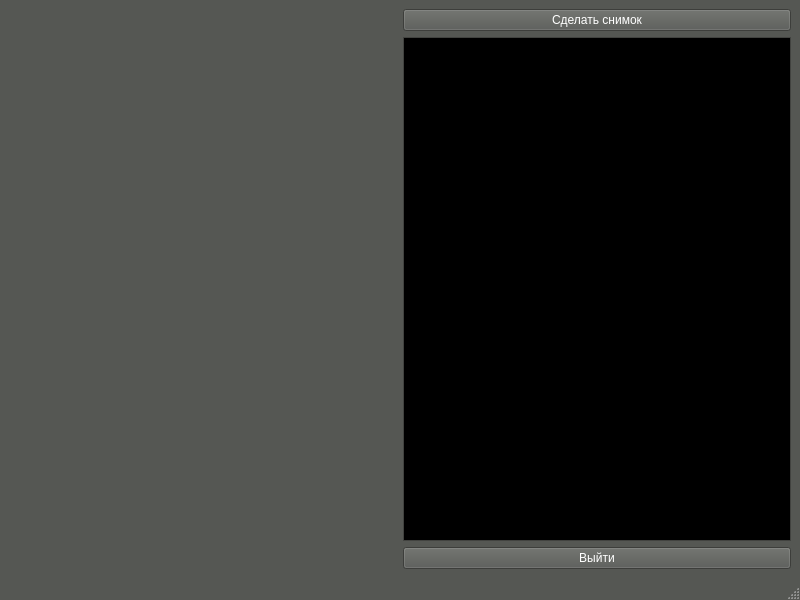
<?xml version="1.0" encoding="UTF-8"?>
<ui version="4.0">
 <class>screeenShotWindow</class>
 <widget class="QMainWindow" name="screeenShotWindow">
  <property name="geometry">
   <rect>
    <x>0</x>
    <y>0</y>
    <width>800</width>
    <height>600</height>
   </rect>
  </property>
  <property name="palette">
   <palette>
    <active>
     <colorrole role="WindowText">
      <brush brushstyle="SolidPattern">
       <color alpha="255">
        <red>255</red>
        <green>255</green>
        <blue>255</blue>
       </color>
      </brush>
     </colorrole>
     <colorrole role="Button">
      <brush brushstyle="SolidPattern">
       <color alpha="255">
        <red>85</red>
        <green>87</green>
        <blue>83</blue>
       </color>
      </brush>
     </colorrole>
     <colorrole role="Light">
      <brush brushstyle="SolidPattern">
       <color alpha="255">
        <red>127</red>
        <green>131</green>
        <blue>124</blue>
       </color>
      </brush>
     </colorrole>
     <colorrole role="Midlight">
      <brush brushstyle="SolidPattern">
       <color alpha="255">
        <red>106</red>
        <green>109</green>
        <blue>103</blue>
       </color>
      </brush>
     </colorrole>
     <colorrole role="Dark">
      <brush brushstyle="SolidPattern">
       <color alpha="255">
        <red>42</red>
        <green>43</green>
        <blue>41</blue>
       </color>
      </brush>
     </colorrole>
     <colorrole role="Mid">
      <brush brushstyle="SolidPattern">
       <color alpha="255">
        <red>56</red>
        <green>58</green>
        <blue>55</blue>
       </color>
      </brush>
     </colorrole>
     <colorrole role="Text">
      <brush brushstyle="SolidPattern">
       <color alpha="255">
        <red>255</red>
        <green>255</green>
        <blue>255</blue>
       </color>
      </brush>
     </colorrole>
     <colorrole role="BrightText">
      <brush brushstyle="SolidPattern">
       <color alpha="255">
        <red>255</red>
        <green>255</green>
        <blue>255</blue>
       </color>
      </brush>
     </colorrole>
     <colorrole role="ButtonText">
      <brush brushstyle="SolidPattern">
       <color alpha="255">
        <red>255</red>
        <green>255</green>
        <blue>255</blue>
       </color>
      </brush>
     </colorrole>
     <colorrole role="Base">
      <brush brushstyle="SolidPattern">
       <color alpha="255">
        <red>0</red>
        <green>0</green>
        <blue>0</blue>
       </color>
      </brush>
     </colorrole>
     <colorrole role="Window">
      <brush brushstyle="SolidPattern">
       <color alpha="255">
        <red>85</red>
        <green>87</green>
        <blue>83</blue>
       </color>
      </brush>
     </colorrole>
     <colorrole role="Shadow">
      <brush brushstyle="SolidPattern">
       <color alpha="255">
        <red>0</red>
        <green>0</green>
        <blue>0</blue>
       </color>
      </brush>
     </colorrole>
     <colorrole role="AlternateBase">
      <brush brushstyle="SolidPattern">
       <color alpha="255">
        <red>42</red>
        <green>43</green>
        <blue>41</blue>
       </color>
      </brush>
     </colorrole>
     <colorrole role="ToolTipBase">
      <brush brushstyle="SolidPattern">
       <color alpha="255">
        <red>255</red>
        <green>255</green>
        <blue>220</blue>
       </color>
      </brush>
     </colorrole>
     <colorrole role="ToolTipText">
      <brush brushstyle="SolidPattern">
       <color alpha="255">
        <red>0</red>
        <green>0</green>
        <blue>0</blue>
       </color>
      </brush>
     </colorrole>
     <colorrole role="PlaceholderText">
      <brush brushstyle="SolidPattern">
       <color alpha="128">
        <red>255</red>
        <green>255</green>
        <blue>255</blue>
       </color>
      </brush>
     </colorrole>
    </active>
    <inactive>
     <colorrole role="WindowText">
      <brush brushstyle="SolidPattern">
       <color alpha="255">
        <red>255</red>
        <green>255</green>
        <blue>255</blue>
       </color>
      </brush>
     </colorrole>
     <colorrole role="Button">
      <brush brushstyle="SolidPattern">
       <color alpha="255">
        <red>85</red>
        <green>87</green>
        <blue>83</blue>
       </color>
      </brush>
     </colorrole>
     <colorrole role="Light">
      <brush brushstyle="SolidPattern">
       <color alpha="255">
        <red>127</red>
        <green>131</green>
        <blue>124</blue>
       </color>
      </brush>
     </colorrole>
     <colorrole role="Midlight">
      <brush brushstyle="SolidPattern">
       <color alpha="255">
        <red>106</red>
        <green>109</green>
        <blue>103</blue>
       </color>
      </brush>
     </colorrole>
     <colorrole role="Dark">
      <brush brushstyle="SolidPattern">
       <color alpha="255">
        <red>42</red>
        <green>43</green>
        <blue>41</blue>
       </color>
      </brush>
     </colorrole>
     <colorrole role="Mid">
      <brush brushstyle="SolidPattern">
       <color alpha="255">
        <red>56</red>
        <green>58</green>
        <blue>55</blue>
       </color>
      </brush>
     </colorrole>
     <colorrole role="Text">
      <brush brushstyle="SolidPattern">
       <color alpha="255">
        <red>255</red>
        <green>255</green>
        <blue>255</blue>
       </color>
      </brush>
     </colorrole>
     <colorrole role="BrightText">
      <brush brushstyle="SolidPattern">
       <color alpha="255">
        <red>255</red>
        <green>255</green>
        <blue>255</blue>
       </color>
      </brush>
     </colorrole>
     <colorrole role="ButtonText">
      <brush brushstyle="SolidPattern">
       <color alpha="255">
        <red>255</red>
        <green>255</green>
        <blue>255</blue>
       </color>
      </brush>
     </colorrole>
     <colorrole role="Base">
      <brush brushstyle="SolidPattern">
       <color alpha="255">
        <red>0</red>
        <green>0</green>
        <blue>0</blue>
       </color>
      </brush>
     </colorrole>
     <colorrole role="Window">
      <brush brushstyle="SolidPattern">
       <color alpha="255">
        <red>85</red>
        <green>87</green>
        <blue>83</blue>
       </color>
      </brush>
     </colorrole>
     <colorrole role="Shadow">
      <brush brushstyle="SolidPattern">
       <color alpha="255">
        <red>0</red>
        <green>0</green>
        <blue>0</blue>
       </color>
      </brush>
     </colorrole>
     <colorrole role="AlternateBase">
      <brush brushstyle="SolidPattern">
       <color alpha="255">
        <red>42</red>
        <green>43</green>
        <blue>41</blue>
       </color>
      </brush>
     </colorrole>
     <colorrole role="ToolTipBase">
      <brush brushstyle="SolidPattern">
       <color alpha="255">
        <red>255</red>
        <green>255</green>
        <blue>220</blue>
       </color>
      </brush>
     </colorrole>
     <colorrole role="ToolTipText">
      <brush brushstyle="SolidPattern">
       <color alpha="255">
        <red>0</red>
        <green>0</green>
        <blue>0</blue>
       </color>
      </brush>
     </colorrole>
     <colorrole role="PlaceholderText">
      <brush brushstyle="SolidPattern">
       <color alpha="128">
        <red>255</red>
        <green>255</green>
        <blue>255</blue>
       </color>
      </brush>
     </colorrole>
    </inactive>
    <disabled>
     <colorrole role="WindowText">
      <brush brushstyle="SolidPattern">
       <color alpha="255">
        <red>42</red>
        <green>43</green>
        <blue>41</blue>
       </color>
      </brush>
     </colorrole>
     <colorrole role="Button">
      <brush brushstyle="SolidPattern">
       <color alpha="255">
        <red>85</red>
        <green>87</green>
        <blue>83</blue>
       </color>
      </brush>
     </colorrole>
     <colorrole role="Light">
      <brush brushstyle="SolidPattern">
       <color alpha="255">
        <red>127</red>
        <green>131</green>
        <blue>124</blue>
       </color>
      </brush>
     </colorrole>
     <colorrole role="Midlight">
      <brush brushstyle="SolidPattern">
       <color alpha="255">
        <red>106</red>
        <green>109</green>
        <blue>103</blue>
       </color>
      </brush>
     </colorrole>
     <colorrole role="Dark">
      <brush brushstyle="SolidPattern">
       <color alpha="255">
        <red>42</red>
        <green>43</green>
        <blue>41</blue>
       </color>
      </brush>
     </colorrole>
     <colorrole role="Mid">
      <brush brushstyle="SolidPattern">
       <color alpha="255">
        <red>56</red>
        <green>58</green>
        <blue>55</blue>
       </color>
      </brush>
     </colorrole>
     <colorrole role="Text">
      <brush brushstyle="SolidPattern">
       <color alpha="255">
        <red>42</red>
        <green>43</green>
        <blue>41</blue>
       </color>
      </brush>
     </colorrole>
     <colorrole role="BrightText">
      <brush brushstyle="SolidPattern">
       <color alpha="255">
        <red>255</red>
        <green>255</green>
        <blue>255</blue>
       </color>
      </brush>
     </colorrole>
     <colorrole role="ButtonText">
      <brush brushstyle="SolidPattern">
       <color alpha="255">
        <red>42</red>
        <green>43</green>
        <blue>41</blue>
       </color>
      </brush>
     </colorrole>
     <colorrole role="Base">
      <brush brushstyle="SolidPattern">
       <color alpha="255">
        <red>85</red>
        <green>87</green>
        <blue>83</blue>
       </color>
      </brush>
     </colorrole>
     <colorrole role="Window">
      <brush brushstyle="SolidPattern">
       <color alpha="255">
        <red>85</red>
        <green>87</green>
        <blue>83</blue>
       </color>
      </brush>
     </colorrole>
     <colorrole role="Shadow">
      <brush brushstyle="SolidPattern">
       <color alpha="255">
        <red>0</red>
        <green>0</green>
        <blue>0</blue>
       </color>
      </brush>
     </colorrole>
     <colorrole role="AlternateBase">
      <brush brushstyle="SolidPattern">
       <color alpha="255">
        <red>85</red>
        <green>87</green>
        <blue>83</blue>
       </color>
      </brush>
     </colorrole>
     <colorrole role="ToolTipBase">
      <brush brushstyle="SolidPattern">
       <color alpha="255">
        <red>255</red>
        <green>255</green>
        <blue>220</blue>
       </color>
      </brush>
     </colorrole>
     <colorrole role="ToolTipText">
      <brush brushstyle="SolidPattern">
       <color alpha="255">
        <red>0</red>
        <green>0</green>
        <blue>0</blue>
       </color>
      </brush>
     </colorrole>
     <colorrole role="PlaceholderText">
      <brush brushstyle="SolidPattern">
       <color alpha="128">
        <red>255</red>
        <green>255</green>
        <blue>255</blue>
       </color>
      </brush>
     </colorrole>
    </disabled>
   </palette>
  </property>
  <property name="windowTitle">
   <string>MainWindow</string>
  </property>
  <widget class="QWidget" name="centralwidget">
   <layout class="QHBoxLayout" name="horizontalLayout">
    <item>
     <layout class="QHBoxLayout" name="horizontalLayout_2" stretch="50,50">
      <item>
       <widget class="QLabel" name="Picture">
        <property name="text">
         <string/>
        </property>
       </widget>
      </item>
      <item>
       <layout class="QVBoxLayout" name="verticalLayout">
        <item>
         <widget class="QPushButton" name="TakeAPick">
          <property name="text">
           <string>Сделать снимок</string>
          </property>
         </widget>
        </item>
        <item>
         <widget class="QTableView" name="TableOfPicture"/>
        </item>
        <item>
         <widget class="QPushButton" name="Exit">
          <property name="text">
           <string>Выйти</string>
          </property>
         </widget>
        </item>
       </layout>
      </item>
     </layout>
    </item>
   </layout>
  </widget>
  <widget class="QMenuBar" name="menubar">
   <property name="geometry">
    <rect>
     <x>0</x>
     <y>0</y>
     <width>800</width>
     <height>22</height>
    </rect>
   </property>
  </widget>
  <widget class="QStatusBar" name="statusbar"/>
 </widget>
 <resources/>
 <connections/>
</ui>
